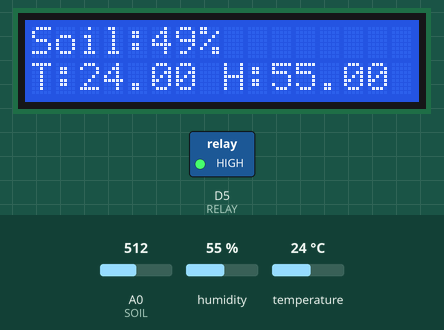
Bench run of a sketch on a simulated ESP8266 (NodeMCU). Shown: 16×2 character LCD, switched loads named in the sketch (green lamp = pin HIGH). The inputs (shaded band) are chosen by the test bench; at power-on: A0 (SOIL) = 512, humidity 55 %, temperature 24 °C. WiFi joins after 1.5 s; servers stay silent unless stated.

Above: at 4.5 s.
4.6 s: A0 (SOIL) set to 643
At 6.5 s:
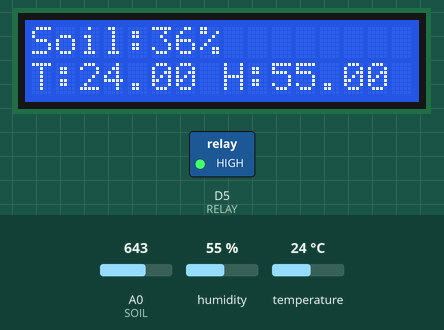
7.3 s: A0 (SOIL) set to 672
At 8.8 s:
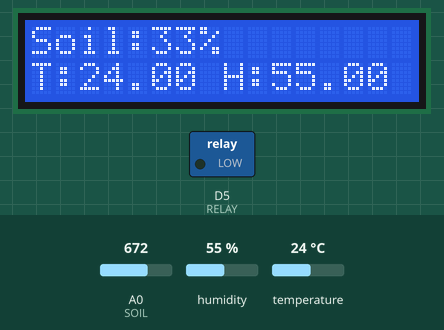
9.4 s: humidity set to 22 %
At 13.0 s:
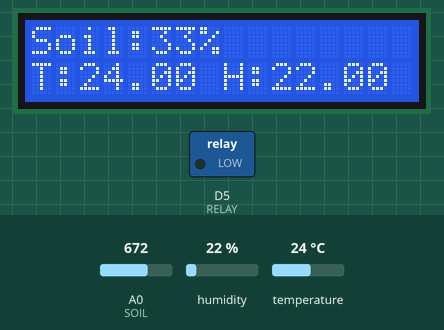
13.4 s: temperature set to 12 °C
At 17.1 s:
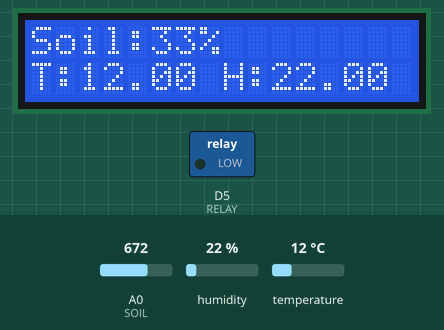
17.4 s: humidity set to 40 %
At 20.4 s:
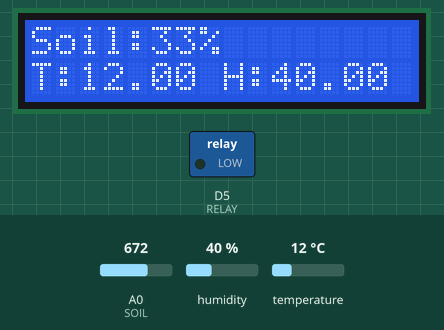
21.4 s: A0 (SOIL) set to 716
At 22.2 s:
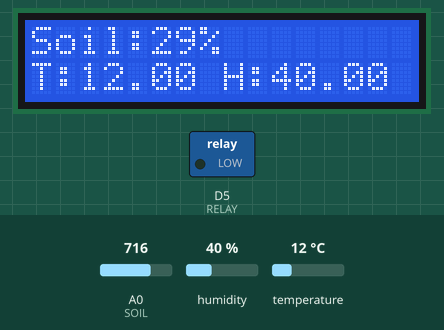
Timing chart, 0 to 24.3 s (numbered marks = the images above; inputs shaded):
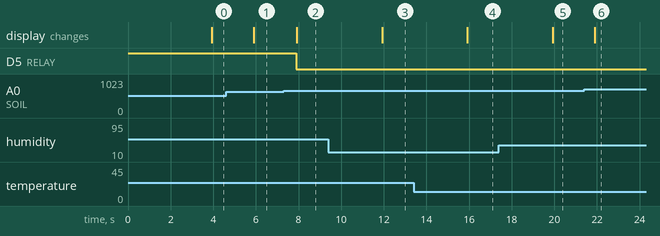

Measured:
- the behaviour switches between 659 and 660 on A0 (SOIL) (found by bisection; images 1 and 2)
- after the input at 4.6 s, the display: changes after 1.3 s (image 1)
- after the input at 7.3 s, D5 (RELAY): HIGH → LOW after 0.59 s; the display: changes after 0.62 s (image 2)
- after the input at 9.4 s, the display: changes after 2.5 s (image 3)
- after the input at 13.4 s, the display: changes after 2.5 s (image 4)
- after the input at 17.4 s, the display: changes after 2.5 s (image 5)
- after the input at 21.4 s, the display: changes after 0.50 s (image 6)

The sketch:

main.ino
```cpp
#define BLYNK_PRINT Serial
#include <ESP8266WiFi.h>
#include <BlynkSimpleEsp8266.h>
#include <DHT.h>
#include <Wire.h>
#include <LiquidCrystal_I2C.h>

// ------------ BLYNK CREDENTIALS ------------
char auth[] = "YOUR_BLYNK_AUTH";
char ssid[] = "YOUR_WIFI";
char pass[] = "YOUR_PASSWORD";

// ------------ PIN DEFINITIONS ------------
#define SOIL A0
#define DHTPIN D4
#define RELAY D5
#define DHTTYPE DHT11

DHT dht(DHTPIN, DHTTYPE);
LiquidCrystal_I2C lcd(0x27, 16, 2);
BlynkTimer timer;

// ------------ VARIABLES ------------
int soilPercent = 0;
float temperature = 0;
float humidity = 0;

int prevSoil = -1;
float prevTemp = -100;
float prevHum = -100;

int soilThreshold = 35;  // Auto pump ON below this

// ------------ SENSOR FUNCTION ------------
void readSensors() {

  int rawSoil = analogRead(SOIL);
  soilPercent = map(rawSoil, 1023, 0, 0, 100);

  temperature = dht.readTemperature();
  humidity = dht.readHumidity();

  // -------- CHANGE DETECTION --------
  if (abs(soilPercent - prevSoil) > 3 ||
      abs(temperature - prevTemp) > 1 ||
      abs(humidity - prevHum) > 3) {

    Blynk.virtualWrite(V0, soilPercent);
    Blynk.virtualWrite(V1, temperature);
    Blynk.virtualWrite(V2, humidity);

    prevSoil = soilPercent;
    prevTemp = temperature;
    prevHum = humidity;
  }

  // -------- AUTO PUMP CONTROL --------
  if (soilPercent < soilThreshold) {
    digitalWrite(RELAY, LOW);   // Pump ON (Active LOW)
    Blynk.virtualWrite(V3, 1);
  } else {
    digitalWrite(RELAY, HIGH);  // Pump OFF
    Blynk.virtualWrite(V3, 0);
  }

  // -------- LCD DISPLAY --------
  lcd.setCursor(0, 0);
  lcd.print("Soil:");
  lcd.print(soilPercent);
  lcd.print("%   ");

  lcd.setCursor(0, 1);
  lcd.print("T:");
  lcd.print(temperature);
  lcd.print(" H:");
  lcd.print(humidity);
  lcd.print("   ");
}

void setup() {
  Serial.begin(9600);

  pinMode(RELAY, OUTPUT);
  digitalWrite(RELAY, HIGH);

  lcd.init();
  lcd.backlight();

  dht.begin();
  Blynk.begin(auth, ssid, pass);

  timer.setInterval(2000L, readSensors);
}

void loop() {
  Blynk.run();
  timer.run();
}
```
